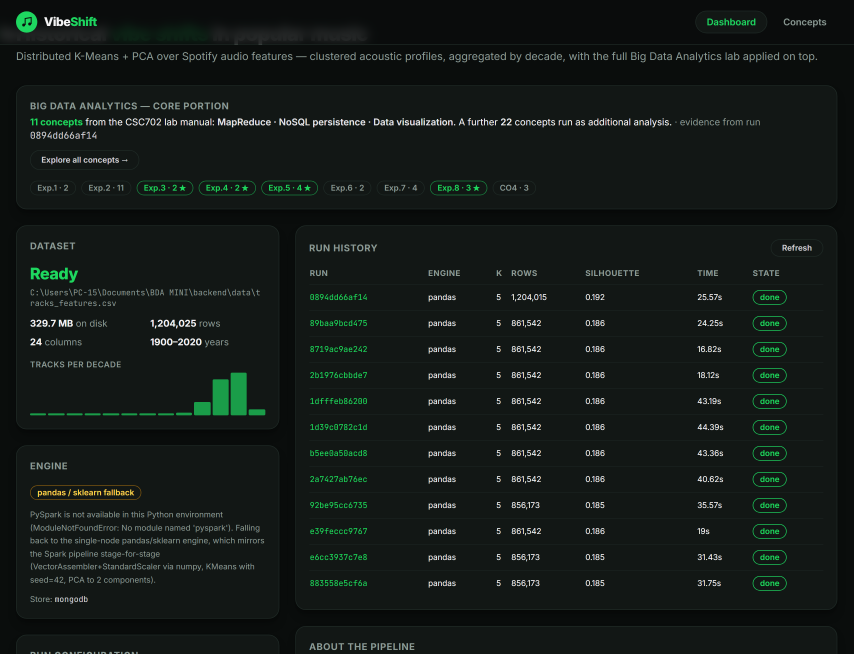
#> input picture report/assets/shot_dashboard.png, 2560 x 1960 px (shown at 1/3 size); its folder holds 8 pictures in this run
$ python make_montages.py
#> lines starting #> are read from the running program, lines starting #| are printed output that depends on the picture
"""Compose the report's multi-panel figures.

The report has a 20-page budget, so related screenshots are combined into a
single labelled panel figure instead of one figure per screenshot.

    cd backend && .venv/Scripts/python ../report/make_montages.py

Outputs fig_ui_*.png and fig_analytics.png into report/assets/.
"""

from __future__ import annotations

import os

from PIL import Image, ImageDraw, ImageFont

HERE = os.path.dirname(os.path.abspath(__file__))
ASSETS = os.path.join(HERE, "assets")

CELL_W = 1240          # panel width in px (~3.1 in at 400 dpi once placed)
GAP = 26               # gap between panels
LABEL_BG = (255, 255, 255)


def _font(size: int = 34):
    for name in ("arialbd.ttf", "arial.ttf", "DejaVuSans-Bold.ttf"):
        try:
            return ImageFont.truetype(name, size)
        except Exception:
            continue
    return ImageFont.load_default()


def panel(name: str, height: int, crop_top: int = 0, width: int = CELL_W) -> Image.Image:
    """Load a screenshot, crop its top region and scale it to the panel width."""
    img = Image.open(os.path.join(ASSETS, name)).convert("RGB")
    if crop_top:
        img = img.crop((0, crop_top, img.width, img.height))
    scale = width / img.width
    new_h = min(height, max(1, int(img.height * scale)))
    img = img.resize((width, new_h), Image.LANCZOS)
    if img.height < height:  # pad short panels so the grid stays aligned
        padded = Image.new("RGB", (width, height), (17, 22, 20))
        padded.paste(img, (0, 0))
        img = padded
    return img


def labelled(img: Image.Image, tag: str) -> Image.Image:
    out = img.copy()
    draw = ImageDraw.Draw(out)
    font = _font(34)
    pad = 10
    box = draw.textbbox((0, 0), tag, font=font)
    w, h = box[2] - box[0] + 2 * pad, box[3] - box[1] + 2 * pad
    draw.rectangle([8, 8, 8 + w, 8 + h], fill=LABEL_BG)
    draw.text((8 + pad, 8 + pad - box[1]), tag, fill=(20, 20, 20), font=font)
    return out


def grid(rows: list[list[tuple[str, Image.Image]]], out_name: str, bg=(255, 255, 255)):
    """Assemble labelled panels into a grid and save the composite."""
    row_imgs = []
    for row in rows:
        height = max(img.height for _, img in row)
        width = sum(img.width for _, img in row) + GAP * (len(row) - 1)
        strip = Image.new("RGB", (width, height), bg)
        x = 0
        for tag, img in row:
            strip.paste(labelled(img, tag), (x, 0))
            x += img.width + GAP
        row_imgs.append(strip)

    total_h = sum(s.height for s in row_imgs) + GAP * (len(row_imgs) - 1)
    total_w = max(s.width for s in row_imgs)
    canvas = Image.new("RGB", (total_w, total_h), bg)
    y = 0
    for strip in row_imgs:
        canvas.paste(strip, ((total_w - strip.width) // 2, y))
        y += strip.height + GAP
    path = os.path.join(ASSETS, out_name)
    canvas.save(path)
    print("wrote", out_name, canvas.size)


def build():
    # ---- dashboard + run configuration --------------------------------- #
    grid(
        [
            [
                ("(a) Dashboard", panel("shot_dashboard.png", 820)),
                ("(b) Run configuration", panel("shot_run_config.png", 820)),
            ],
            [
                ("(c) Dataset, engine and year window", panel("shot_status_grid.png", 520)),
                ("(d) Run history and live console", panel("shot_run_history.png", 520)),
            ],
        ],
        "fig_ui_dashboard.png",
    )
#> in panel, img is the input picture: PIL image 2560x1960 RGB; mean R, G, B 20.3, 26.7, 23.7
#> call 2 of panel, with name = 'shot_run_config.png', height = 820, crop_top = 0, width = 1240
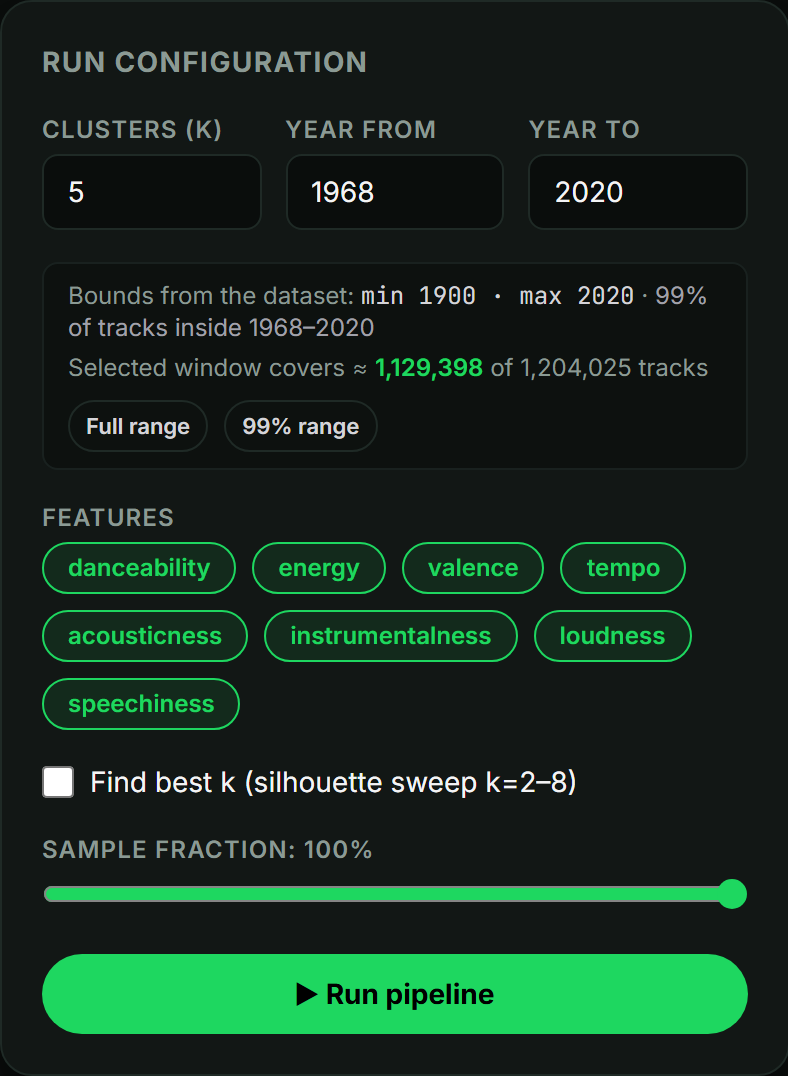
#> input picture report/assets/shot_run_config.png, 788 x 1076 px
#> in panel, img is the input picture: PIL image 788x1076 RGB; mean R, G, B 22.7, 45, 31.6
#> in panel (call 2), `img = img.resize((width, new_h), Image.LANCZOS)`:
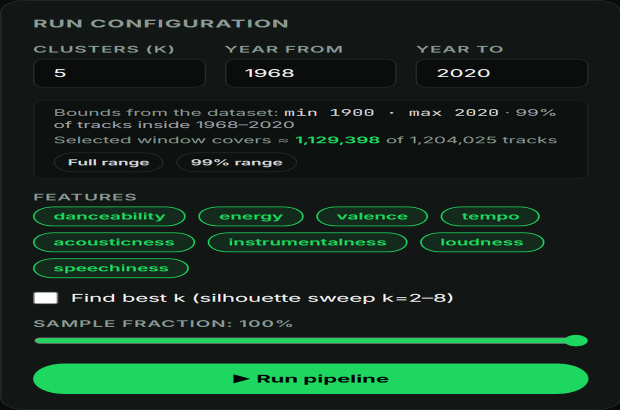
#> img: PIL image 1240x820 RGB (shown at 1/2 size); mean R, G, B 22.7, 45, 31.6
#> call 3 of panel, with name = 'shot_status_grid.png', height = 520, crop_top = 0, width = 1240
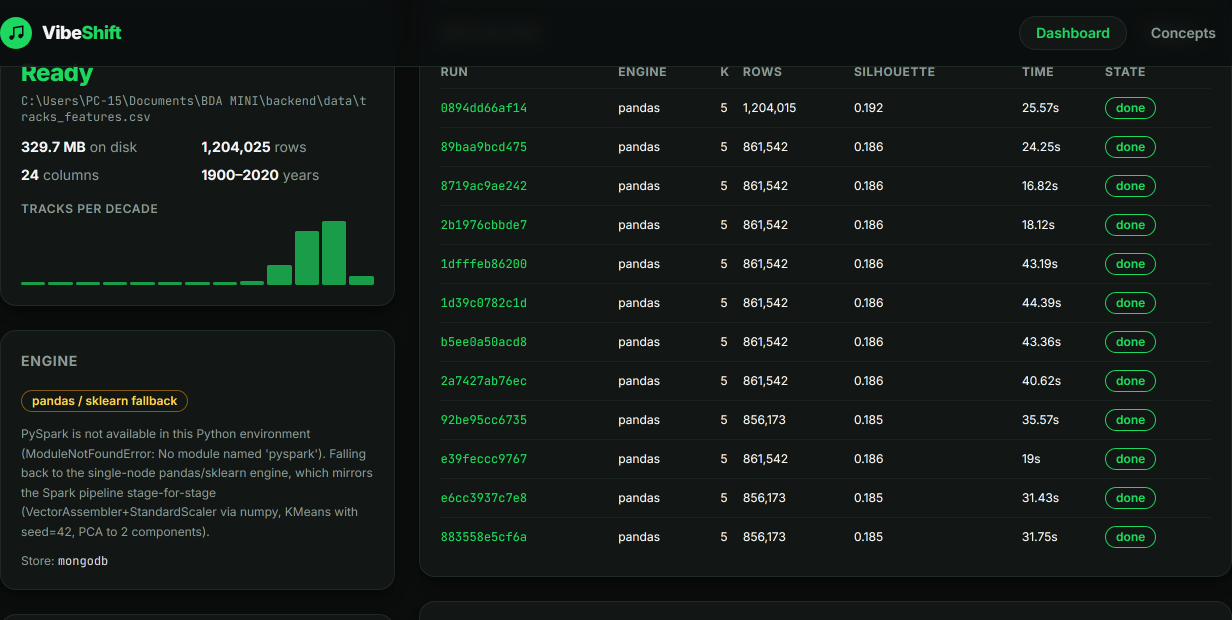
#> input picture report/assets/shot_status_grid.png, 2464 x 1240 px (shown at 1/2 size)
#> in panel, img is the input picture: PIL image 2464x1240 RGB; mean R, G, B 20.8, 28.1, 24.5
#> call 4 of panel, with name = 'shot_run_history.png', height = 520, crop_top = 0, width = 1240
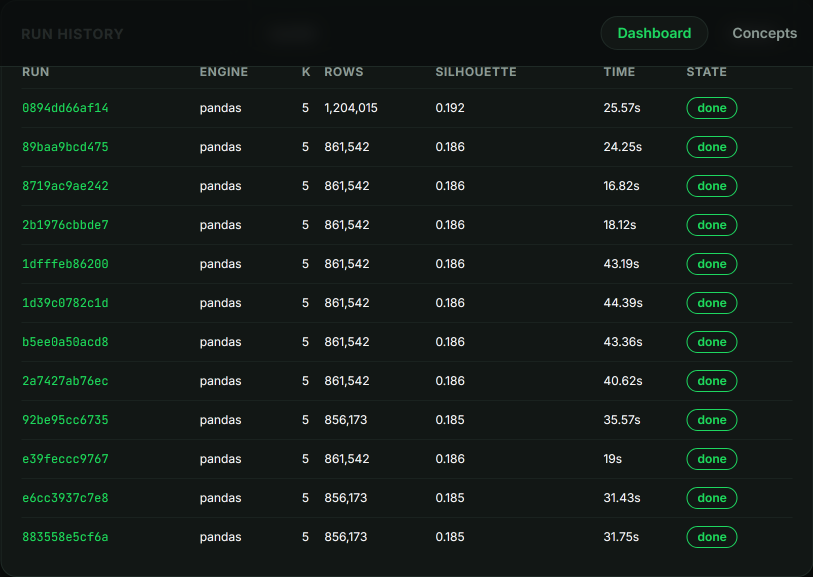
#> input picture report/assets/shot_run_history.png, 1626 x 1154 px (shown at 1/2 size)
#> in panel, img is the input picture: PIL image 1626x1154 RGB; mean R, G, B 21, 28.2, 24.8
#> in panel (call 4), `img = img.resize((width, new_h), Image.LANCZOS)`:
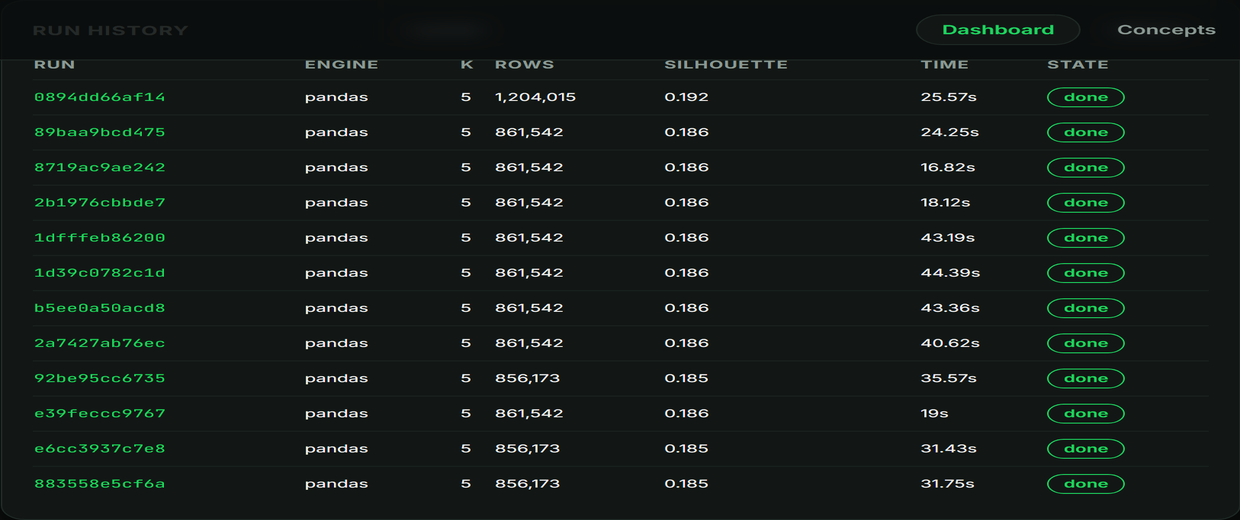
#> img: PIL image 1240x520 RGB; mean R, G, B 21, 28.2, 24.8
#> in grid, `row_imgs = []`: row_imgs = []
#> the loop in grid, `for row in rows:` made 2 passes
#> (height, width) on passes 1 to 2: (820, 2506), (520, 2506)
#> after the loop in grid, `for row in rows:`:
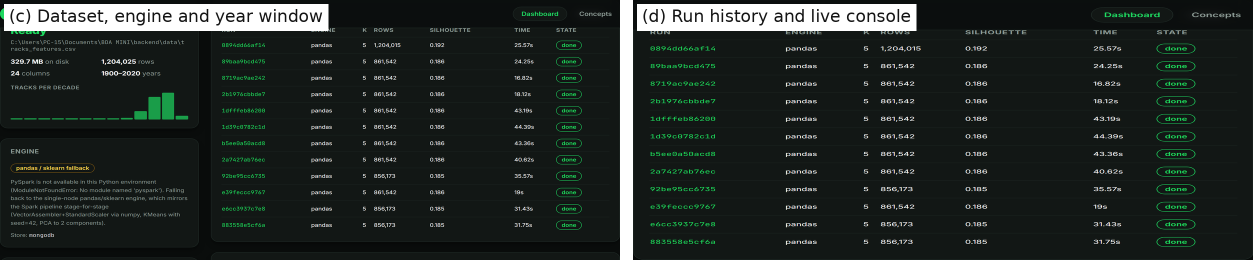
#> strip: PIL image 2506x520 RGB (shown at 1/2 size); mean R, G, B 34, 40.9, 37.5
#> after the loop in grid, `for row in rows:`: row_imgs = 2 items
#> in grid, `total_h = sum(s.height for s in row_imgs) + GAP * (len(row_imgs) - 1)`: total_h = 1366
#> in grid, `total_w = max(s.width for s in row_imgs)`: total_w = 2506
#> in grid, `canvas = Image.new("RGB", (total_w, total_h), bg)`: canvas: PIL image 2506x1366 RGB; every value is 255
#> the loop in grid, `for strip in row_imgs:` made 2 passes
#> y on passes 1 to 2: 846, 1392
#> after the loop in grid, `for strip in row_imgs:`:
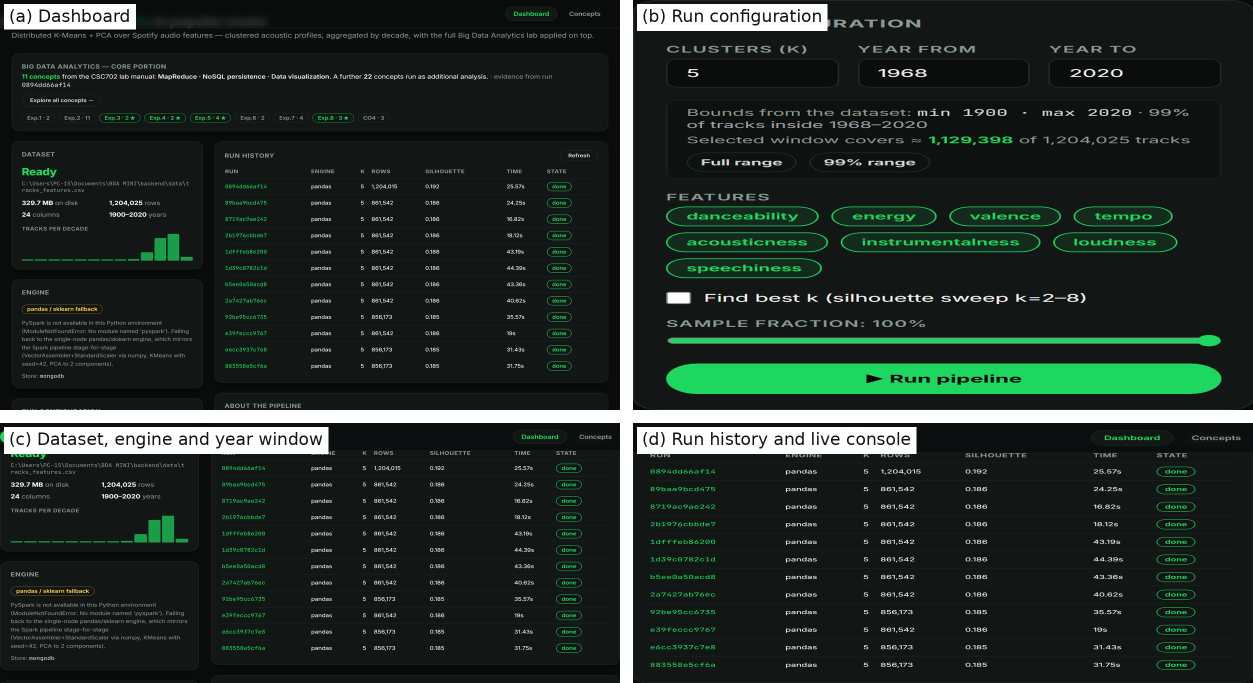
#> canvas: PIL image 2506x1366 RGB (shown at 1/2 size); mean R, G, B 34.1, 45.2, 39.1
#> after the loop in grid, `for strip in row_imgs:`: y = 1392
#| wrote fig_ui_dashboard.png (2506, 1366)

    # ---- results ------------------------------------------------------- #
    grid(
        [
            [
                ("(a) Results header and headline stats", panel("shot_results_overview.png", 640)),
                ("(b) Decade x cluster vibe-shift heatmap", panel("shot_vibe_heatmap.png", 640)),
            ],
            [
                ("(c) Cluster profiles and sizes", panel("shot_cluster_row.png", 430)),
                ("(d) PCA map and decade trends", panel("shot_projection_row.png", 430)),
            ],
        ],
        "fig_ui_results.png",
    )

    # ---- core BDA panels ------------------------------------------------ #
    grid(
        [
            [
                ("(a) MapReduce job inspector", panel("shot_bda_mapreduce.png", 840)),
                ("(b) MongoDB / NoSQL console", panel("shot_bda_mongodb.png", 840)),
            ],
            [
                ("(c) Statistics and visualisation", panel("shot_bda_eda.png", 620)),
                ("(d) Additional analyses", panel("shot_bda_advanced.png", 620)),
            ],
        ],
        "fig_ui_bda.png",
    )

    # ---- concepts + explorer -------------------------------------------- #
    grid(
        [
            [
                ("(a) Core concept catalogue with live evidence", panel("shot_concepts_core.png", 900)),
                ("(b) Track explorer with Bloom verdict", panel("shot_track_explorer.png", 900)),
            ]
        ],
        "fig_ui_explore.png",
    )

    # ---- statistics figures side by side -------------------------------- #
    grid(
        [
            [
                ("(a) Pearson correlation of the eight features", panel("fig_correlation.png", 1000, width=1150)),
                ("(b) Cluster sizes and decade composition", panel("fig_clusters.png", 1000, width=1250)),
            ]
        ],
        "fig_analytics.png",
    )


if __name__ == "__main__":
#> (the run stopped early here; a loop or call above may not have finished)
